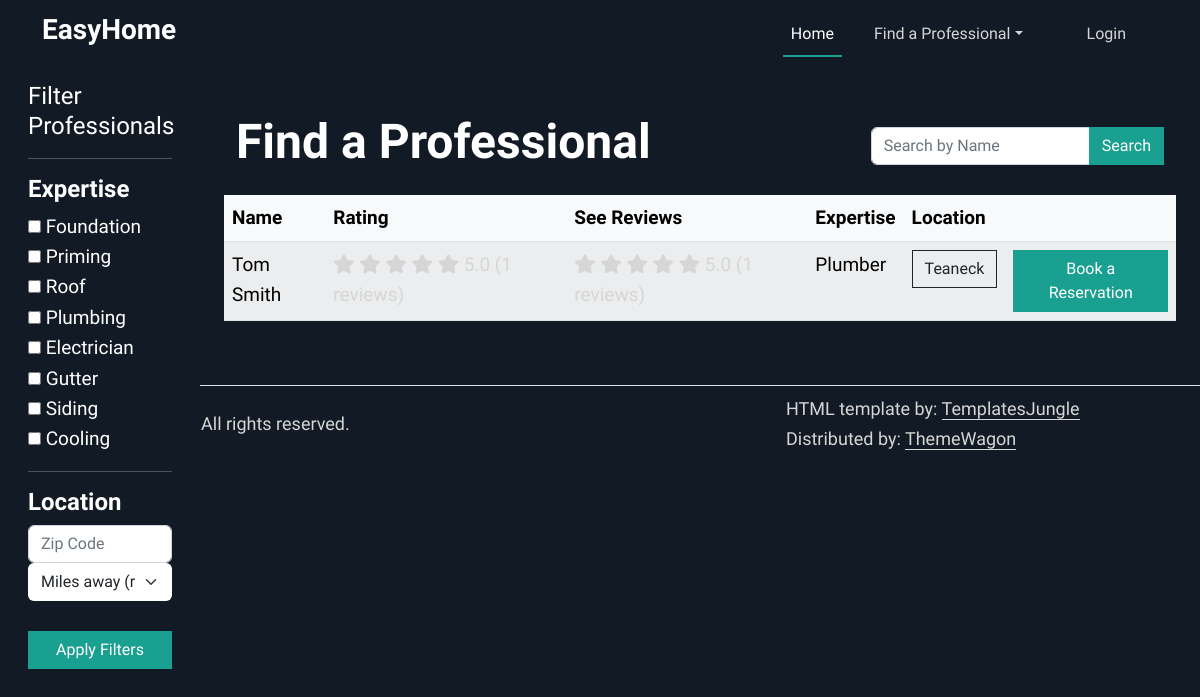
Page /professionals on the earlier database version.
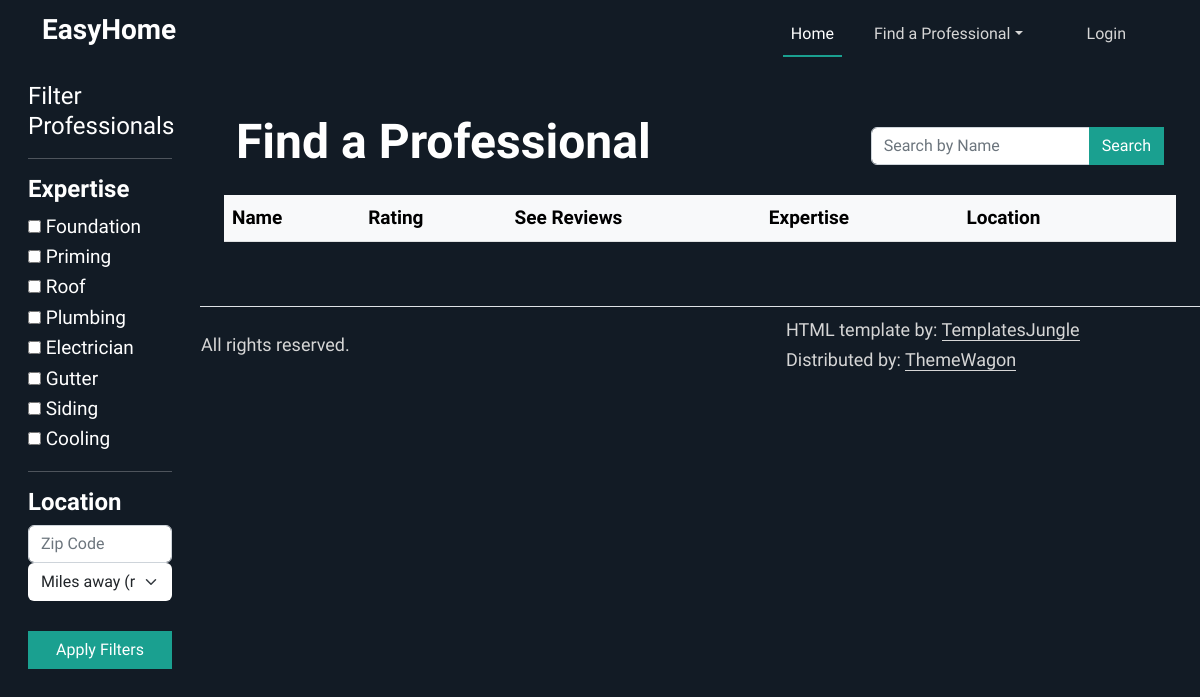
Same page on the later database version.
### tables this page shows
CREATE TABLE professionals (
                  id INTEGER PRIMARY KEY AUTOINCREMENT,
                  user_id INTEGER NOT NULL,
                  profession VARCHAR2(50) NOT NULL,
                  hourly_cost DECIMAL(10,2),
                  description TEXT,
                  is_verified BOOLEAN DEFAULT 0,
                  FOREIGN KEY (user_id) REFERENCES users(id)
            );

CREATE TABLE users (
                id INTEGER PRIMARY KEY AUTOINCREMENT,
                first_name VARCHAR2(25) NOT NULL,
                middle_name VARCHAR2(15),
                last_name VARCHAR2(25) NOT NULL,
                gender CHAR(1) CHECK (gender IN ('M','F','O')) NOT NULL,
                phone_number VARCHAR2(12) NOT NULL,
                email VARCHAR2(50) NOT NULL,
                password VARCHAR2(50) NOT NULL,
                street_number VARCHAR2(10),
                street_name VARCHAR2(35),
                town VARCHAR2(30),
                state CHAR(2),
                zip_code NUMBER(5),
                user_type VARCHAR2(20) CHECK (user_type IN ('customer','professional')) DEFAULT 'customer'
            );

### app.py (the view, shortened to what this page needs)
@app.route('/professionals', methods=["GET", "POST"])
def professionals():
    list = get_professionals()
    user_zip = ""
    if current_user.is_authenticated:
        user_zip = get_user_by_id(current_user.id).zip_code
    return render_template("professionals.html", professionals=list, user_zip=user_zip)

### templates/professionals.html (shortened to what this page needs)
{%extends "base.html"%}
{%block content%}
<div class="container-fluid">
  <div class="row">
    <div class="col-md-3 col-lg-2 d-md-block bg-dark text-white sidebar vh-100 position-fixed">
      <div class="p-3">
        <a href="/" class="d-flex align-items-center mb-3 mb-md-0 text-white text-decoration-none">
          <span class="fs-4">Filter Professionals</span>
        </a>
        <hr>
        <form method="POST">
          <h4>Expertise</h4>
          <input type="checkbox" id="Foundation" name="expertise" value="Foundation">
          <label for="Foundation">Foundation</label><br>
          <input type="checkbox" id="Priming" name="expertise" value="Priming">
          <label for="Priming">Priming</label><br>
          <input type="checkbox" id="Roof" name="expertise" value="Roof">
          <label for="Roof">Roof</label><br>
          <input type="checkbox" id="Plumbing" name="expertise" value="Plumbing">
          <label for="Plumbing">Plumbing</label><br>
          <input type="checkbox" id="Electrician" name="expertise" value="Electrician">
          <label for="Electrician">Electrician</label><br>
          <input type="checkbox" id="Gutter" name="expertise" value="Gutter">
          <label for="Gutter">Gutter</label><br>
          <input type="checkbox" id="Siding" name="expertise" value="Siding">
          <label for="Siding">Siding</label><br>
          <input type="checkbox" id="Cooling" name="expertise" value="Cooling">
          <label for="Cooling">Cooling</label><br>
          <hr>
          <h4>Location</h4>
          <div class="input-group rounded">
            <input type="search" class="form-control rounded" placeholder="Zip Code" aria-label="Search"
              aria-describedby="search-addon" name="zip_code" />
          </div>
          <select class="form-select" aria-label="Miles away" name="distance">
            <option selected value="0">Miles away (range)</option>
          </select>
          <br>
          <button type="submit" class="btn btn-primary w-100" name="filters">Apply Filters</button>
        </form>
      </div>
    </div>
    <main class="col-md-9 ms-sm-auto col-lg-10 px-md-4 offset-md-3">
        <section id="feature">
          <div class="container py-5">
            <div class="row align-items-center mb-3">
              <div class="col-md-8">
                <h2>Find a Professional</h2>
              </div>
              <div class="col-md-4">
                <form method="POST">
                  <div class="input-group">
                    <input type="search" class="form-control" placeholder="Search by Name" name="search" />
                    <button type="submit" class="btn btn-primary" name="name">Search</button>
                  </div>
                </form>
              </div>
            </div>
          <div class="row">
            <table class="table table-striped table-light">
              <thead>
                <tr>
                  <th scope="col">Name</th>
                  <th scope="col">Rating</th>
                  <th scope="col">See Reviews</th>
                  <th scope="col">Expertise</th>
                  <th scope="col">Location</th>
                  <th scope="col"></th>
                </tr>
              </thead>
              <tbody>
                {%for prof in professionals%}
                <tr>
                  <td>{{prof.first_name}} {{prof.last_name}}</td>
                  <td>
                    <a href="/submit_review/{{prof.user_id}}">
                    {% if prof.avg_rating > 0 %}
                    <span class="text-warning">
                      {% for i in range(prof.avg_rating|int) %}
                        <i class="fas fa-star"></i>
                      {% endfor %}
                    </span>
                    {{ prof.avg_rating }} ({{ prof.review_count }} reviews)
                  {% else %}
                    No ratings yet
                  {% endif %}
                </a>
                </td>
                <td>
                  {% if prof.avg_rating > 0 %}
                    <span class="text-warning">
                      {% for i in range(prof.avg_rating|int) %}
                        <i class="fas fa-star"></i>
                      {% endfor %}
                    </span>
                    <a href="/reviews/{{prof.prof_id}}">{{ prof.avg_rating }} ({{ prof.review_count }} reviews)</a>
                  {% else %}
                    <a href="/reviews/{{prof.prof_id}}">See Reviews</a>
                  {% endif %}
                </td>
                  <td>{{prof.profession}}</td>
                  <td><button type="button" class="btn btn-outline-dark" data-bs-toggle="modal"
                      data-bs-target="#exampleModal{{ loop.index }}">
                      {{prof.town}}
                    </button>
                  </td>
                  <td><a href="/createReservation/{{prof.user_id}}" class="btn btn-primary" role="button">Book a Reservation</a></td>
                </tr>
                {%endfor%}
              </tbody>
            </table>
          </div>
        </div>
      </section>
    </main>
  </div>
</div>
{%endblock%}

### templates/base.html (shortened to what this page needs)
<!doctype html>
<html lang="en">
<head>
  <link rel="stylesheet" type="text/css" href="{{ url_for('static', filename='assets/css/vendor.css') }}">
  <link rel="stylesheet" href="https://cdn.jsdelivr.net/npm/swiper@9/swiper-bundle.min.css" />
  <link rel="stylesheet" href="https://cdn.jsdelivr.net/npm/bootstrap-icons@1.5.0/font/bootstrap-icons.css">
  <link href="https://cdn.jsdelivr.net/npm/bootstrap@5.2.3/dist/css/bootstrap.min.css" rel="stylesheet"
>
    <link rel="stylesheet" href="{{ url_for('static', filename='assets/css/style.css') }}">
</head>
<body data-bs-spy="scroll" data-bs-target="#navbar-example2" tabindex="0">
  <header id="nav" class="site-header position-fixed text-white bg-dark">
    <nav id="navbar-example2" class="navbar navbar-expand-lg py-2">
      <div class="container ">
        <a class="navbar-brand" href="/"><h3>EasyHome</h3></a>
        <div class="offcanvas offcanvas-end" tabindex="-1" id="offcanvasNavbar2"
          aria-labelledby="offcanvasNavbar2Label">
          <div class="offcanvas-body">
            <ul class="navbar-nav align-items-center justify-content-end align-items-center flex-grow-1 ">
              <li class="nav-item">
                <a class="nav-link active me-md-4" href="/">Home</a>
              </li>
              <li class="nav-item dropdown ">
                <a class="nav-link me-md-4 text-center dropdown-toggle" data-bs-toggle="dropdown" href="#" role="button"
                  aria-expanded="false">Find a Professional</a>
              </li>
                {%if current_user.first_name != null%}
                <li class="nav-item dropdown ">
                  <a class="nav-link me-md-4 text-center dropdown-toggle" data-bs-toggle="dropdown" href="#" role="button"
                    aria-expanded="false">Profile</a>
                  <ul class="dropdown-menu dropdown-menu-dark">
                    <li><a href="/editUser" class="dropdown-item">Edit User Information</a></li>
                    <li><a href="/manageReservations" class="dropdown-item">Manage Reservations</a></li>
                    <li><hr></li>
                    <li><a href="/logout" class="dropdown-item">Log Out </a></li>
                  </ul>
                </li>
                {%else%}
                <li class="nav-item">
                  <a class="nav-link mx-md-4" href="/login">Login</a>
                </li>
                {%endif%}
            </ul>
          </div>
        </div>
      </div>
    </nav>
  </header>
  {%block content%}
  {%endblock%}
    <footer class="d-flex flex-wrap justify-content-between align-items-center border-top"></footer>
    <div class="container">
      <footer class="d-flex flex-wrap justify-content-between align-items-center py-2 ">
        <div class="col-md-8 d-flex align-items-center">
          <p>© 2024 EasyHome. All rights reserved.</p>
        </div>
        <div class="col-md-4 d-flex align-items-center">
          <p>HTML template by: <a rel="noopener" href="https://templatesjungle.com/" class="link-primary"
              target="_blank">TemplatesJungle</a> <br> Distributed by: <a rel="noopener" href="https://themewagon.com" class="link-primary"
              target="_blank">ThemeWagon</a></p>
        </div>
      </footer>
    </div>
    <link rel="stylesheet" href="https://cdnjs.cloudflare.com/ajax/libs/font-awesome/5.15.4/css/all.min.css">
</body>
</html>

### static/assets/css/style.css (style rules this page uses)
:root { --accent-color: #1AA090; --dark-color: #121B25; --grey-color: #83898F; --body-text-color: #FFFFFF; --light-text-color: #D6D6D6; --link-color: #092035; }
body { padding-top: 65px; font-family: 'Work Sans', sans-serif; font-weight: 400; font-size: 19px; line-height: 1.6em; color: var(--body-text-color); background-color: var(--dark-color); }
h1, .h1, h2, .h2, h3, .h3, h4, .h4, h5, .h5, h6, .h6 { font-family: 'Work Sans', sans-serif; font-weight: 600; color: var(--body-text-color); }
h2, .h2 { font-size: 48px; }
ul { padding: 0; }
p { font-family: 'Work Sans', sans-serif; color: var(--light-text-color); font-size: 18px; }
a { color: var(--light-text-color); text-decoration: none; transition: all 0.3s ease-out; }
.btn { --bs-btn-border-radius: 0 rem; }
.btn-primary { --bs-btn-color: #fff; --bs-btn-bg: var(--accent-color); --bs-btn-border-color: var(--accent-color); --bs-btn-hover-color: #fff; --bs-btn-hover-bg: var(--accent-color); --bs-btn-hover-border-color: var(--accent-color); --bs-btn-active-color: #fff; --bs-btn-active-bg: var(--accent-color); --bs-btn-active-border-color: var(--accent-color); --bs-btn-disabled-color: #fff; --bs-btn-disabled-bg: var(--accent-color); --bs-btn-disabled-border-color: var(--accent-color); }
.text-white .nav-link.active, .text-white .nav-link:focus, .text-white .nav-link:hover { color: var(----body-text-color); }
.nav-link.active, .nav-link:focus, .nav-link:hover { color: var(----body-text-color); }
.nav-link { color: var(--light-text-color); font-size: 16px; position: relative; }
.nav-link:not(.dropdown-toggle):after { content: ''; position: absolute; left: 0; bottom: 0; width: 0; background: var(--accent-color); border-bottom: 2px solid var(--accent-color); transition: width 0.3s ease-out; }
.nav-link.active:after { width: 100%; }
.bg-dark { background-color: var(--dark-color) !important; }
.site-header { position: fixed; top: 0; width: 100%; z-index: 99999; transition: background 0.3s ease-out; }
a.navbar-brand { color: var(--body-text-color); }
a.nav-link.dropdown-toggle { color: #D6D6D6; font-size: 16px; }
.form-select { border: 1px solid transparent; border-radius: none; }
.link-primary { color: var(--light-text-color) !important; border-bottom: 1px solid var(--light-text-color); }

Differences in the rows shown:
removed professionals: first_name "Tom", last_name "Smith", avg_rating "5.0", review_count "1", profession "Plumber", town "Teaneck"
